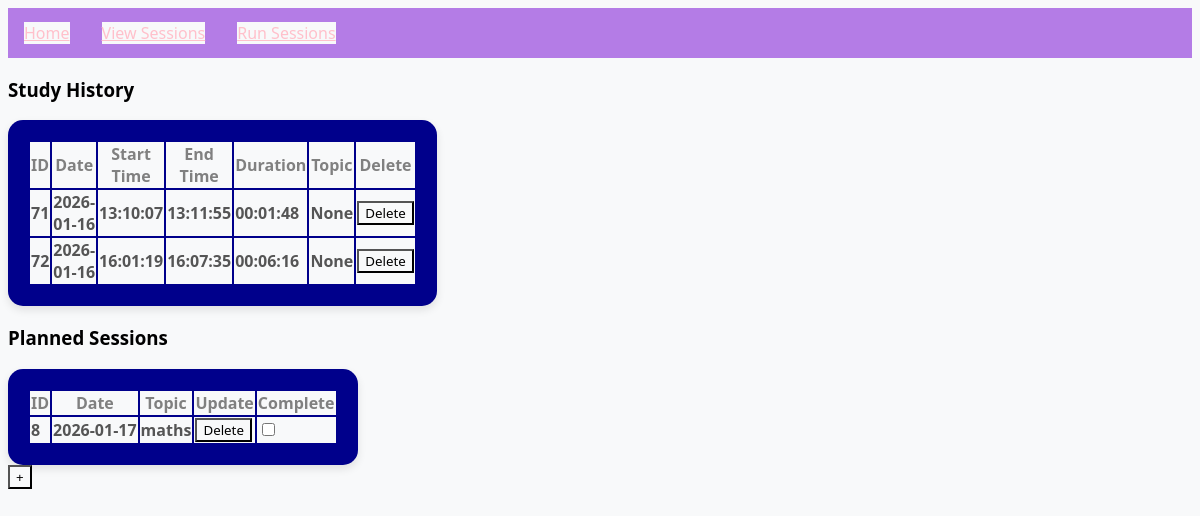
Before: /view with the older database file.
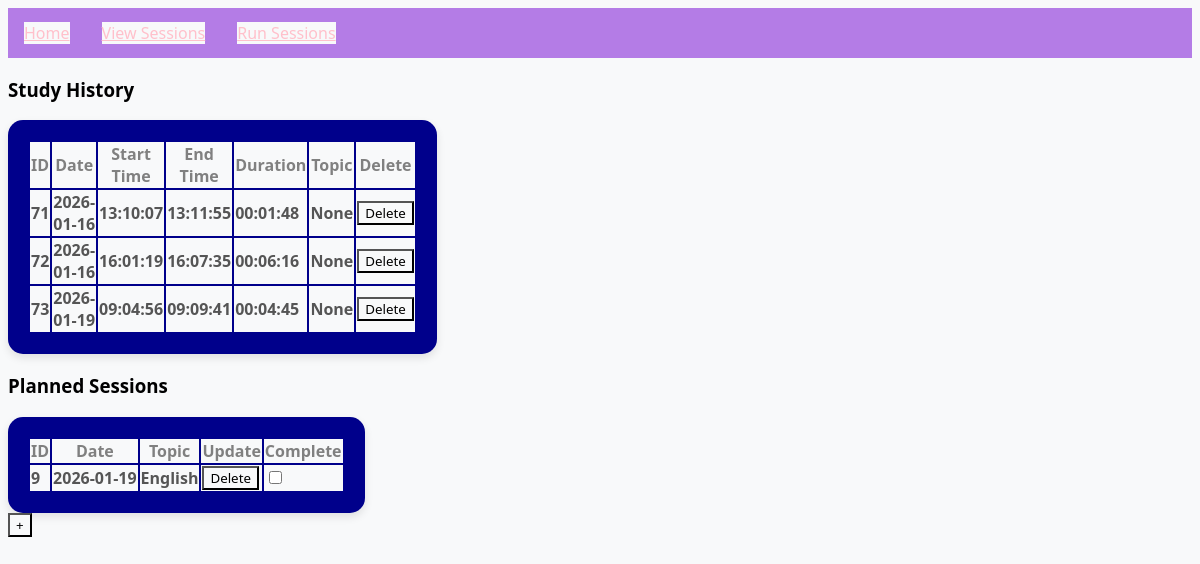
After: the same page with the newer database file.
### tables this page shows
CREATE TABLE completed_session (
          id INTEGER PRIMARY KEY AUTOINCREMENT,
          date TEXT NOT NULL,
          start_time TEXT NOT NULL,
          end_time TEXT NOT NULL,
          duration TEXT NOT NULL,
          topic TEXT);

CREATE TABLE planned_session (
          id INTEGER PRIMARY KEY AUTOINCREMENT,
          date TEXT NOT NULL,
          topic TEXT NOT NULL, completed Boolean);

### app.py (the view)
@app.route("/view")
def view():
    connect = sqlite3.connect('database.db')
    c = connect.cursor()
    c.execute('SELECT * FROM completed_session')
    view_sessions = c.fetchall()
    c.execute('SELECT * FROM planned_session')
    planned_sessions = c.fetchall()
    connect.close()
    return render_template("view_sessions.html", view_sessions=view_sessions, planned_sessions = planned_sessions)

### Templates/view_sessions.html (shortened to what this page needs)
<!DOCTYPE html>
<html lang = "en">
    <head>
        <link rel="stylesheet" href="{{ url_for('static', filename='style.css') }}">
    </head>
    <body>
        <nav>
        <li><a href="{{ url_for('home') }}">Home</a></li>
        <li><a href="{{ url_for('view') }}">View Sessions</a></li>
        <li><a href="{{ url_for('run') }}">Run Sessions</a></li>
        </nav>
        <h3>Study History</h3>
        <table>
            <tr>
                <th>ID</th>
                <th>Date</th>
                <th>Start Time</th>
                <th>End Time</th>
                <th>Duration</th>
                <th>Topic</th>
                <th>Delete</th>
            </tr>
            {% for session in view_sessions %}
            <tr>
                <td>{{ session[0] }}</td>
                <td>{{ session[1] }}</td>
                <td>{{ session[2] }}</td>
                <td>{{ session[3] }}</td>
                <td>{{ session[4] }}</td>
                <td>{{ session[5] }}</td>
                <td>
                    <form action="{{ url_for('delete_record') }}" method="post" style="display:inline;">
                            <button type="submit">Delete</button>
                    </form>
                </td>
            </tr>
            {% endfor %}
        </table>
        <h3>Planned Sessions</h3>
                <table>
            <tr>
                <th>ID</th>
                <th>Date</th>
                <th>Topic</th>
                <th>Update</th>
                <th>Complete</th>
            </tr>
            {% for session in planned_sessions %}
            <tr>
                <td>{{ session[0] }}</td>
                <td>{{ session[1] }}</td>
                <td>{{ session[2] }}</td>
                <td>
                        <form action="{{ url_for('delete_record') }}" method="post" style="display:inline;">
                            <button type="submit">Delete</button>
                        </form>
                </td>
                <td>
                    <form action="{{ url_for('check_session')}}" method="post" style="display:inline;">
                        <input type="checkbox" onchange="this.form.submit()" {% if session[3] == 1 %}checked{% endif %}></input>
                    </form>
                </td>
            </tr>
            {% endfor %}
        </table>
        <button id="plusButton"> + </button>
    </body>

### static/style.css (style rules this page uses)
* { font-family : 'Segoe UI', Tahoma, Geneva, Verdana, sans-serif; color : "BLACK"; background-color: #f8f9fa; }
table { background: darkblue; padding: 20px; border-radius: 15px; max-width: 400px; font-family: "Comic Sans MS", cursive, sans-serif; box-shadow: 0 4px 8px rgba(0,0,0,0.1); }
table tr { font-weight: bold; margin-top: 15px; color: grey; }
table td { margin-left: 25px; margin-bottom: 10px; color: #555; }
nav { list-style-type: none; margin: 0; padding: 0; overflow: hidden; background-color: #b47ce6; }
nav li { display: block; color: white; text-align: center; padding: 14px 16px; text-decoration: none; float: left; background-color: #b47ce6; }
nav a { color: pink }

Changed rows visible on the page:
removed planned_session: id "8", date "2026-01-17", topic "maths"
added completed_session: id "73", date "2026-01-19", start_time "09:04:56", end_time "09:09:41", duration "00:04:45", session "None"
added planned_session: id "9", date "2026-01-19", topic "English"
